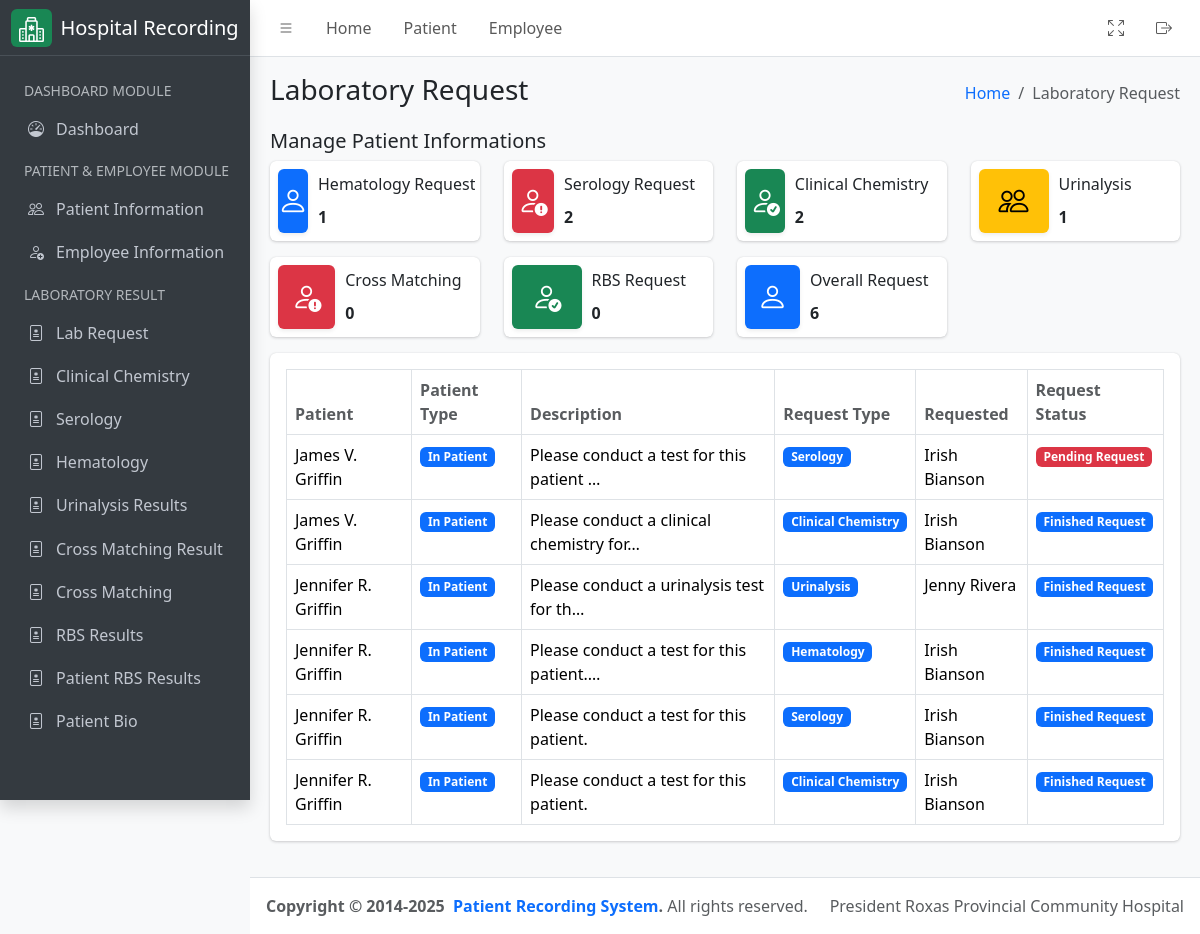
Before: /laboratory/request/result (signed in) with the older database file.
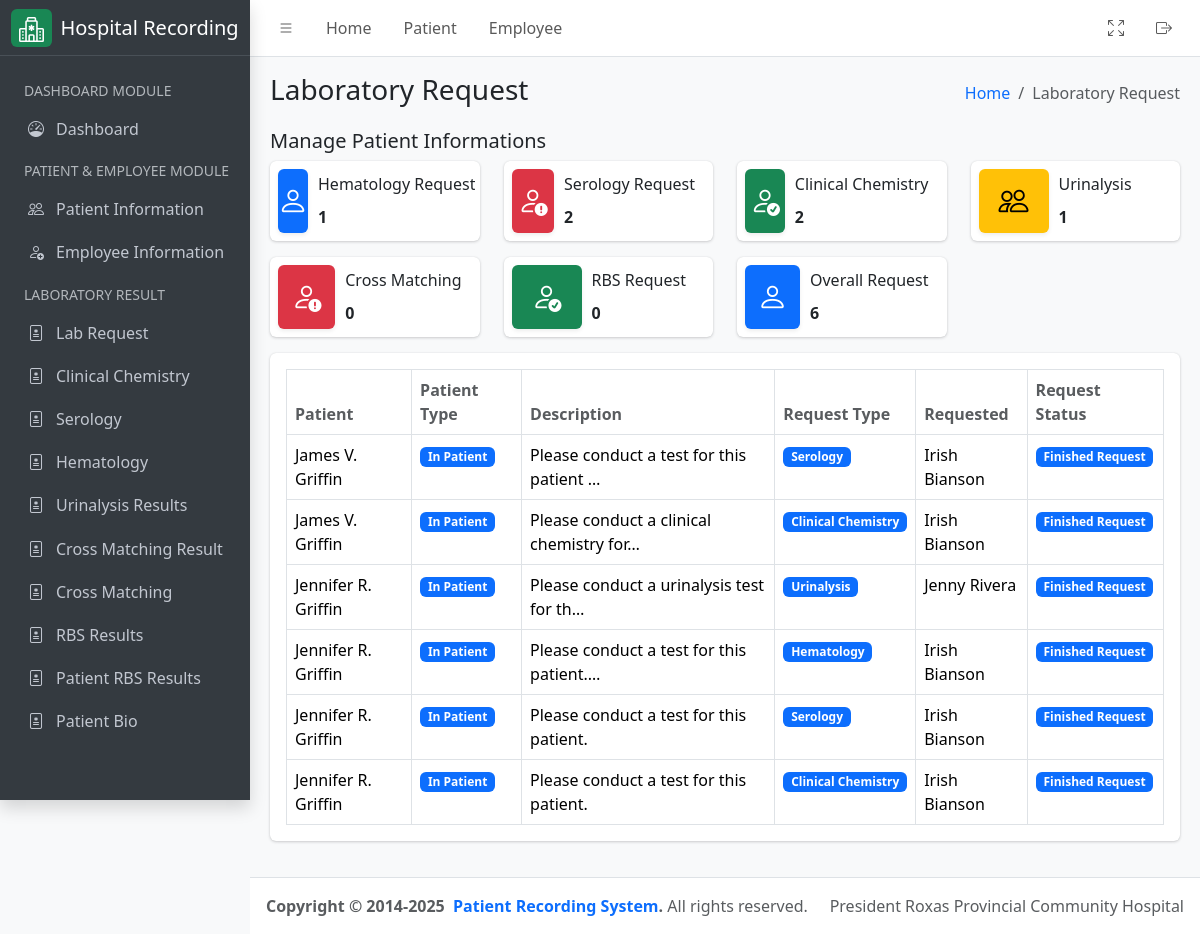
After: the same page with the newer database file.
### hospital_app/models.py (models this page shows, shortened)
class LabRequest(models.Model):
    lab_request_type = (
        ("Clinical Chemistry", "Clinical Chemistry"),
        ("Cross Matching", "Cross Matching"),
        ("Urinalysis", "Urinalysis"),
        ("Hematology", "Hematology"),
        ("Serology", "Serology"),
        ("RBS", "RBS"),
    )
    patient = models.ForeignKey(
        Patient,
        on_delete=models.CASCADE,
        related_name="patient_lab_requests",
        help_text="Patient needs to be examine",
    )
    description = models.TextField(
        max_length=300, help_text="Description for laboratory request"
    )
    lab_request_type = models.CharField(
        max_length=255,
        choices=lab_request_type,
        help_text="Type of laboratory request",
    )
    requested_by = models.ForeignKey(
        CustomUser,
        related_name="requested_by_lab",
        limit_choices_to=Q(groups__name="Doctor") | Q(groups__name="Nurse"),
        on_delete=models.CASCADE,
        null=True,
        blank=True,
    )
    date_request = models.DateTimeField(auto_now_add=True)
    is_done = models.BooleanField(
        default=False, help_text="Toggle if the request is done."
    )

class Patient(models.Model):
    firstname = models.CharField(max_length=255)
    middlename = models.CharField(max_length=255, null=False, blank=True)
    lastname = models.CharField(max_length=255)
    age = models.PositiveIntegerField()
    sex = models.CharField(
        max_length=10, choices=(("Male", "Male"), ("Female", "Female"))
    )
    birthdate = models.DateField(help_text="Birth date of the patient", null=True, blank=True)
    address = models.TextField(help_text="Permanent address of the patient", null=True, blank=True)
    physician = models.ForeignKey(
        CustomUser,
        related_name="physician",
        limit_choices_to={"groups__name": "Physician"},
        on_delete=models.CASCADE,
    )
    room_number = models.PositiveIntegerField(null=True, blank=True, help_text="Leave room number as empty if out patient")
    sample_type = models.CharField(max_length=255)
    time_of_collection = models.TimeField(auto_now_add=True)
    date_of_collection = models.DateField(auto_now_add=True)
    sars_result = models.CharField(max_length=255)
    date = models.DateField(auto_now_add=True)
    serial_number = models.CharField(max_length=255, help_text="Serial number example: PT-01152025-R23")
    assigned_pathologist = models.ForeignKey(
        CustomUser,
        related_name="patient_pathologist",
        on_delete=models.CASCADE,
        null=True,
        blank=True,
        limit_choices_to={"groups__name": "Pathologist"},
    )
    assigned_technologist = models.ForeignKey(
        CustomUser,
        related_name="patient_technologist",
        on_delete=models.CASCADE,
        null=True,
        blank=True,
        limit_choices_to={"groups__name": "Medical Technologist"},
    )
    patient_type = models.CharField(
        max_length=100,
        default="In Patient",
        choices=(
            ("In Patient", "In Patient"),
            ("Out Patient", "Out Patient"),
        ),
    )
    def get_full_name(self):
        return f"{self.firstname}  { self.middlename[0] + '.' if self.middlename else ''} {self.lastname}"
    class Meta:
        ordering = ("time_of_collection",)

class CustomUser(AbstractUser):
    license_number = models.CharField(max_length=10, unique=True, db_index=True)
    class Meta:
        verbose_name = "User"
        verbose_name_plural = "Users"

### hospital_app/views.py (the view)
# urls.py: path('laboratory/request/result', LaboratoryRequestView.as_view(), name="laboratory__result_list"),
class LaboratoryRequestView(ListView):
    template_name = "lab_request.html"
    queryset = LabRequest.objects.all().order_by("-date_request")
    context_object_name = "results"
    def get_queryset(self):
        current_user = self.request.user
        if (
            current_user.groups.filter(Q(name="Medical Technologist")).exists()
            or current_user.groups.filter(Q(name="Administrator")).exists()
        ):
            return LabRequest.objects.all().order_by("-date_request")
        return LabRequest.objects.filter(requested_by=current_user).order_by(
            "-date_request"
        )
    def get_context_data(self, **kwargs):
        context = super().get_context_data(**kwargs)
        context["detail_header"] = "Laboratory Request List"
        context["humberger_header"] = "Laboratory Request"
        context["hematology_count"] = LabRequest.objects.filter(
            lab_request_type="Hematology"
        ).count()
        context["serology_count"] = LabRequest.objects.filter(
            lab_request_type="Serology"
        ).count()
        context["clinical_chemistry_count"] = LabRequest.objects.filter(
            lab_request_type="Clinical Chemistry"
        ).count()
        context["cross_matching_count"] = LabRequest.objects.filter(
            lab_request_type="Cross Matching"
        ).count()
        context["urinalysis_count"] = LabRequest.objects.filter(
            lab_request_type="Urinalysis"
        ).count()
        context["rbs_count"] = LabRequest.objects.filter(lab_request_type="RBS").count()
        context["overall_results"] = LabRequest.objects.count()
        return context

### hospital_app/templatetags/group.py (called while the page is built)
@register.filter
def has_group(user, group_name):
    return user.groups.filter(name=group_name).exists()

### hospital_app/templates/lab_request.html (shortened to what the changed rows need)
{% extends './includes/base.html' %}
{% load group %}
{% load static %}
{% block content %}
<div class="container-fluid">
    <div class="row">
        <div class="col-md-12">
            <div class="card mb-4">
                <div class="card-body">
                    <table id="datatable" class="table table-bordered table-hover">
                        <thead>
                            <tr>
                                <th class="text-muted">Patient</th>
                                <th class="text-muted">Patient Type</th>
                                <th class="text-muted">Description</th>
                                <th class="text-muted">Request Type</th>
                                <th class="text-muted">Requested</th>
                                <th class="text-muted">Request Status</th>
                            </tr>
                        </thead>
                        <tbody>
                            {% for result in results %}
                            <tr>
                                <td>{{ result.patient.get_full_name }}</td>
                                <td>
                                    <span class="badge bg-primary">{{ result.patient.patient_type }}</span>
                                </td>
                                <td>
                                    {{ result.description|truncatechars:40 }}
                                </td>
                                <td>
                                    <span class="badge bg-primary">{{ result.lab_request_type }}</span>
                                </td>
                                <td>
                                    {{ result.requested_by.get_full_name }}
                                </td>
                                <td>
                                    <span class="badge bg-{% if result.is_done %}primary{% else %}danger{% endif %}">{% if result.is_done %}Finished Request{% else %}Pending Request{% endif %}</span>
                                </td>
                            </tr>
                            {% endfor %}
                        </tbody>
                    </table>
                </div>
            </div>
        </div>
    </div>
</div>
{% endblock %}

Changed rows visible on the page:
changed LabRequest "Please conduct a test for this patient …": is_done "Pending Request" → "Finished Request"
